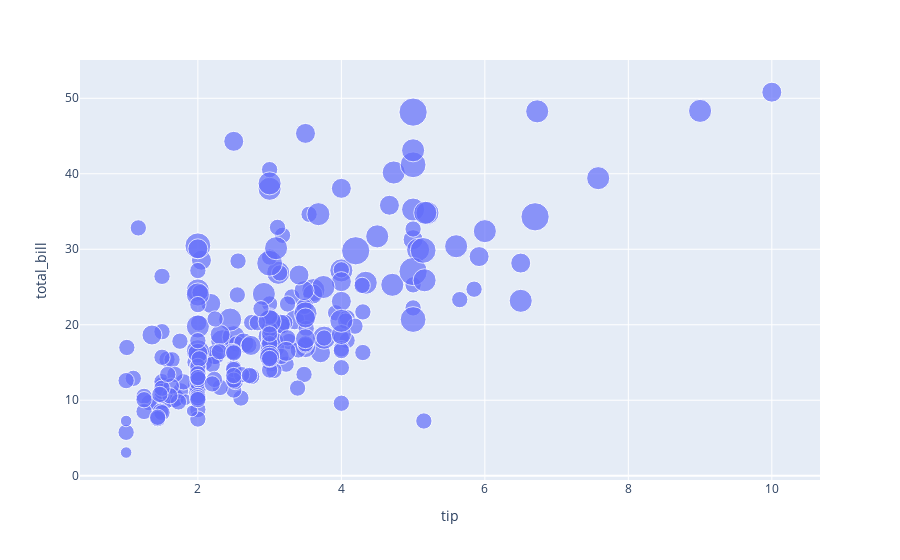

The code cell stored with this chart in its notebook:
### Code cell
# size 

px.scatter(data_frame=df,x='tip',y='total_bill',size='size')
# add category color, for better understanding

### Figure 1 — Plotly figure (JSON) as saved in the notebook; plotly's stock layout.template omitted (floating-point values rounded to 4 significant figures; data arrays with more than 128 entries replaced by an {"elided": "..."} marker saying what was removed)
{"data": [{"hovertemplate": "tip=%{x}<br>total_bill=%{y}<br>size=%{marker.size}<extra></extra>", "legendgroup": "", "marker": {"color": "#636efa", "size": {"elided": "244 int values"}, "sizemode": "area", "sizeref": 0.015, "symbol": "circle"}, "mode": "markers", "name": "", "orientation": "v", "showlegend": false, "type": "scatter", "x": {"elided": "244 float values"}, "xaxis": "x", "y": {"elided": "244 float values"}, "yaxis": "y"}], "layout": {"legend": {"itemsizing": "constant", "tracegroupgap": 0}, "margin": {"t": 60}, "xaxis": {"anchor": "y", "domain": [0, 1], "title": {"text": "tip"}}, "yaxis": {"anchor": "x", "domain": [0, 1], "title": {"text": "total_bill"}}}}
